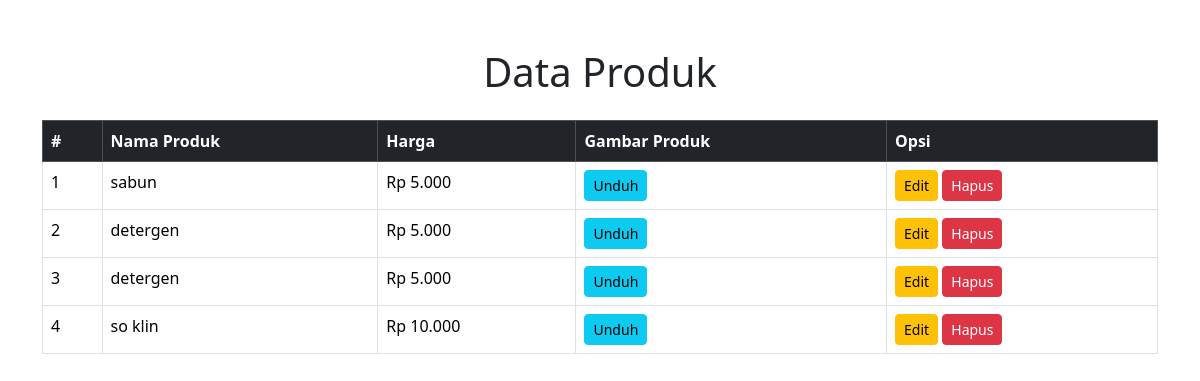
Before: /show.php with the older database file.
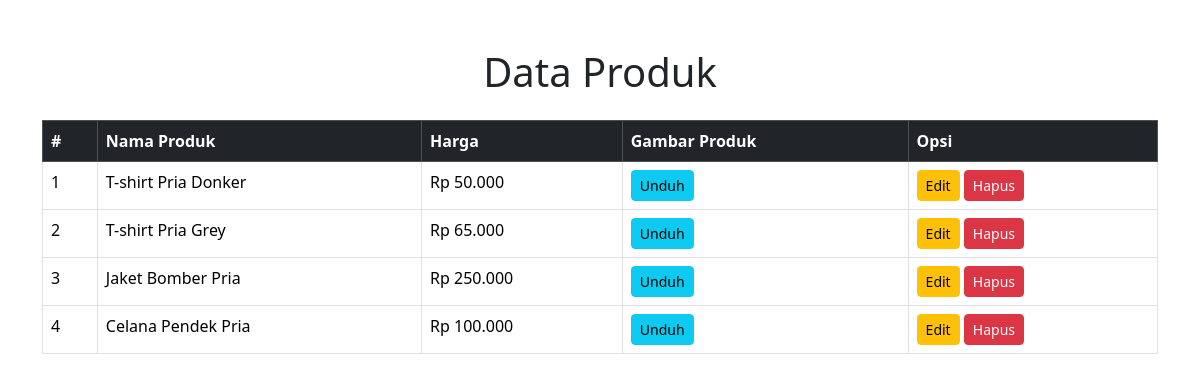
After: the same page with the newer database file.
### tables this page shows
CREATE TABLE `products` (
  `id` int NOT NULL,
  `name` varchar(255) NOT NULL,
  `price` int NOT NULL,
  `image` varchar(255) NOT NULL,
  `created_at` timestamp NOT NULL DEFAULT CURRENT_TIMESTAMP,
  `updated_at` timestamp NULL DEFAULT NULL
);

### show.php (the view, shortened to what this page needs)
<!DOCTYPE html>
<html lang="en">
<head>
    <link href="https://cdn.jsdelivr.net/npm/bootstrap@5.3.2/dist/css/bootstrap.min.css" rel="stylesheet">
</head>
<body>
    <div class="container mt-5">
        <h1 class="text-center mb-4">Data Produk</h1>
        <table class="table table-bordered">
            <thead class="table-dark">
                <tr>
                    <th>#</th>
                    <th>Nama Produk</th>
                    <th>Harga</th>
                    <th>Gambar Produk</th>
                    <th>Opsi</th>
                </tr>
            </thead>
            <tbody>
                <?php
                    require './config/db.php';
                    $products = mysqli_query($db_connect, "SELECT * FROM products");
                    $no = 1;
                    while($row = mysqli_fetch_assoc($products)) {
                ?>
                <tr>
                    <td><?= $no++; ?></td>
                    <td><?= htmlspecialchars($row['name']); ?></td>
                    <td>Rp <?= number_format($row['price'], 0, ',', '.'); ?></td>
                    <td>
                        <a href="<?= htmlspecialchars($row['image']); ?>" target="_blank" class="btn btn-info btn-sm">Unduh</a>
                    </td>
                    <td>
                        <a href="edit.php?id=<?= $row['id']; ?>" class="btn btn-warning btn-sm">Edit</a>
                        <a href="delete.php?id=<?= $row['id']; ?>" class="btn btn-danger btn-sm" onclick="return confirm('Apakah Anda yakin ingin menghapus produk ini?')">Hapus</a>
                    </td>
                </tr>
                <?php } ?>
            </tbody>
        </table>
    </div>
</body>
</html>

Changed rows visible on the page:
removed products: name "sabun", price "5.000"
removed products: name "detergen", price "5.000"
removed products: name "detergen", price "5.000"
removed products: name "so klin", price "10.000"
added products: name "T-shirt Pria Donker", price "50.000"
added products: name "T-shirt Pria Grey", price "65.000"
added products: name "Jaket Bomber Pria", price "250.000"
added products: name "Celana Pendek Pria", price "100.000"
